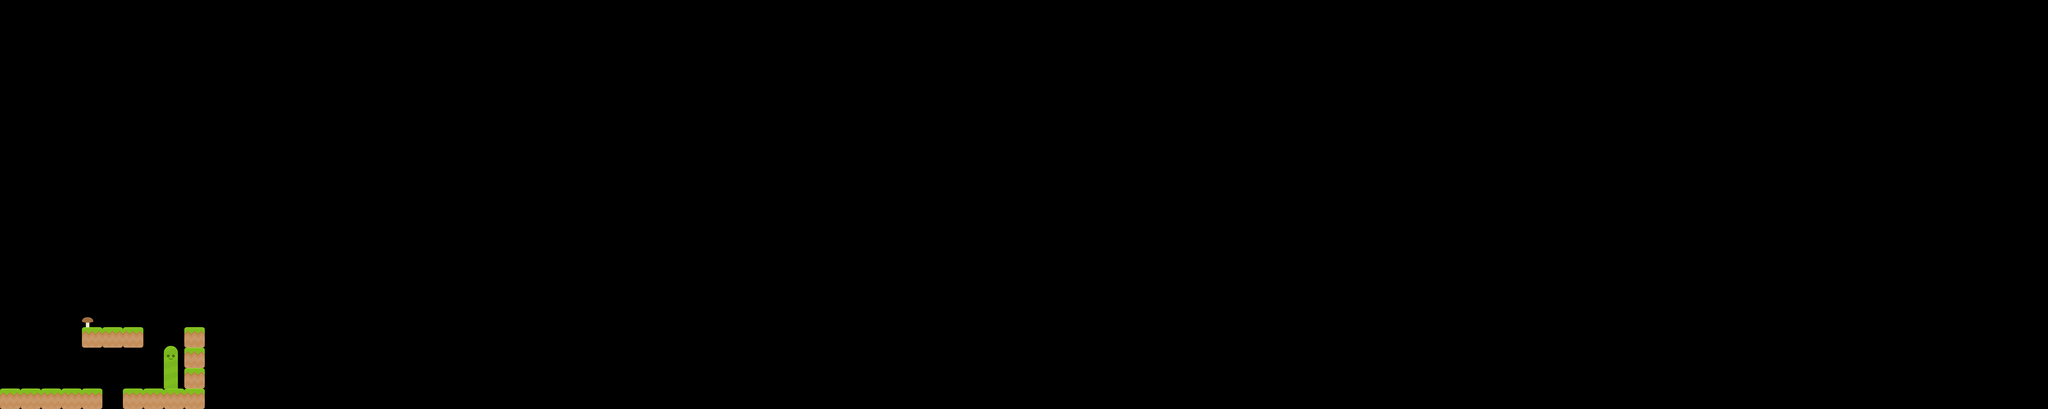

Below is a game level as drawn by its tile map, then a one-line description and the .tmx that defines it (tile-layer data replaced by summaries):
An orthogonal 100x20 tile map with 70x70 px tiles, 2 tile layers (Background Tiles, Tiles).

<map version="1.0" tiledversion="1.0.3" orientation="orthogonal" renderorder="right-down" width="100" height="20" tilewidth="70" tileheight="70" nextobjectid="1">
 <tileset firstgid="1" name="Default" tilewidth="129" tileheight="146" tilecount="45" columns="0">
  <grid orientation="orthogonal" width="1" height="1" />
  <tile id="2">
   <image width="54" height="28" source="../Images/alien_plant.png" />
  </tile>
  <tile id="3">
   <image width="71" height="24" source="../Images/bridge.png" />
  </tile>
  <tile id="4">
   <image width="35" height="35" source="../Images/coin_bronze.png" />
  </tile>
  <tile id="5">
   <image width="35" height="35" source="../Images/coin_silver.png" />
  </tile>
  <tile id="6">
   <image width="70" height="70" source="../Images/ground_dirt.png" />
  </tile>
  <tile id="7">
   <image width="70" height="70" source="../Images/ground_rock.png" />
  </tile>
  <tile id="8">
   <image width="70" height="70" source="../Images/ground_sand.png" />
  </tile>
  <tile id="9">
   <image width="60" height="37" source="../Images/key_blue.png" />
  </tile>
  <tile id="10">
   <image width="60" height="37" source="../Images/key_green.png" />
  </tile>
  <tile id="11">
   <image width="60" height="37" source="../Images/key_red.png" />
  </tile>
  <tile id="12">
   <image width="60" height="37" source="../Images/key_yellow.png" />
  </tile>
  <tile id="13">
   <image width="70" height="45" source="../Images/lava.png" />
  </tile>
  <tile id="14">
   <image width="70" height="70" source="../Images/lock_blue.png" />
  </tile>
  <tile id="15">
   <image width="70" height="70" source="../Images/lock_green.png" />
  </tile>
  <tile id="16">
   <image width="70" height="70" source="../Images/lock_red.png" />
  </tile>
  <tile id="17">
   <image width="70" height="70" source="../Images/lock_yellow.png" />
  </tile>
  <tile id="18">
   <image width="72" height="21" source="../Images/plank.png" />
  </tile>
  <tile id="19">
   <image width="70" height="41" source="../Images/rock.png" />
  </tile>
  <tile id="20">
   <image width="70" height="46" source="../Images/switch_blue_off.png" />
  </tile>
  <tile id="21">
   <image width="70" height="27" source="../Images/switch_blue_on.png" />
  </tile>
  <tile id="22">
   <image width="70" height="46" source="../Images/switch_green_off.png" />
  </tile>
  <tile id="23">
   <image width="70" height="27" source="../Images/switch_green_on.png" />
  </tile>
  <tile id="24">
   <image width="70" height="46" source="../Images/switch_red_off.png" />
  </tile>
  <tile id="25">
   <image width="70" height="27" source="../Images/switch_red_on.png" />
  </tile>
  <tile id="26">
   <image width="70" height="46" source="../Images/switch_yellow_off.png" />
  </tile>
  <tile id="27">
   <image width="70" height="27" source="../Images/switch_yellow_on.png" />
  </tile>
  <tile id="28">
   <image width="128" height="63" source="../Images/cloud_3.png" />
  </tile>
  <tile id="29">
   <image width="128" height="63" source="../Images/cloud_2.png" />
  </tile>
  <tile id="30">
   <image width="129" height="63" source="../Images/cloud_1.png" />
  </tile>
  <tile id="31">
   <image width="39" height="34" source="../Images/shroom.png" />
  </tile>
  <tile id="32">
   <image width="35" height="40" source="../Images/grass.png" />
  </tile>
  <tile id="33">
   <image width="70" height="26" source="../Images/bush.png" />
  </tile>
  <tile id="34">
   <image width="35" height="35" source="../Images/coin_gold.png" />
  </tile>
  <tile id="35">
   <image width="70" height="70" source="../Images/crate.png" />
  </tile>
  <tile id="36">
   <image width="70" height="35" source="../Images/spikes.png" />
  </tile>
  <tile id="37">
   <image width="70" height="61" source="../Images/fence_broken.png" />
  </tile>
  <tile id="38">
   <image width="70" height="61" source="../Images/fence.png" />
  </tile>
  <tile id="39">
   <image width="48" height="102" source="../Images/hill_short.png" />
  </tile>
  <tile id="40">
   <image width="48" height="146" source="../Images/hill_long.png" />
  </tile>
  <tile id="41">
   <image width="70" height="45" source="../Images/water.png" />
  </tile>
  <tile id="42">
   <image width="70" height="70" source="../Images/block.png" />
  </tile>
  <tile id="43">
   <image width="70" height="70" source="../Images/ground_cave.png" />
  </tile>
  <tile id="44">
   <image width="70" height="70" source="../Images/bonus_used.png" />
  </tile>
  <tile id="45">
   <image width="70" height="70" source="../Images/bonus.png" />
  </tile>
  <tile id="46">
   <image width="70" height="70" source="../Images/ground.png" />
  </tile>
 </tileset>
 <layer name="Background Tiles" width="100" height="20">
  <data>[2000 cells, 2 non-empty, 2 distinct tile ids]</data>
 </layer>
 <layer name="Tiles" width="100" height="20">
  <data>[2000 cells, 15 non-empty, 1 distinct tile ids]</data>
 </layer>
</map>
